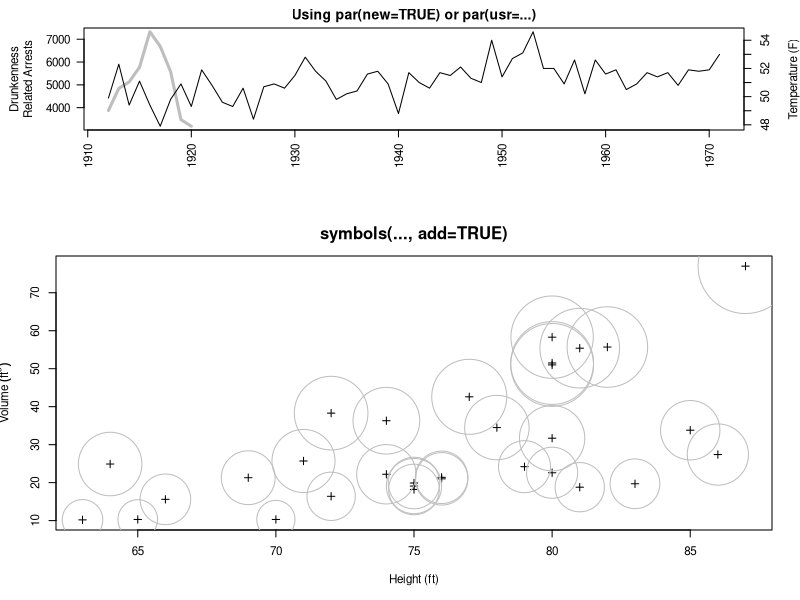

R code for this plot:
layout(matrix(1:2, ncol=1), heights=1:2/6.5)
par(cex=0.7)
drunkenness <- ts(c(3875, 4846, 5128, 5773, 7327, 
                    6688, 5582, 3473, 3186,
                    rep(NA, 51)),
                  start=1912, end=1971)

# Have to copy-and-paste to shrink the mtext text (arggh!)
par(mar=c(5, 6, 2, 4))
plot(drunkenness, lwd=3, col="grey", ann=FALSE, las=2)
mtext("Drunkenness\nRelated Arrests", side=2, line=3.5, cex=0.7)
par(new=TRUE)
plot(nhtemp, ann=FALSE, axes=FALSE)
mtext("Temperature (F)", side=4, line=3, cex=0.7)
title("Using par(new=TRUE) or par(usr=...)")
axis(4)

par(mar=c(5, 4, 4, 2))
with(trees, 
     {
       plot(Height, Volume, pch=3,
            xlab="Height (ft)", 
            ylab=expression(paste("Volume ", (ft^3))))
       symbols(Height, Volume, circles=Girth/12, 
               fg="grey", inches=FALSE, add=TRUE)
     })

mtext("symbols(..., add=TRUE)", font=2, side=3, line=1)
